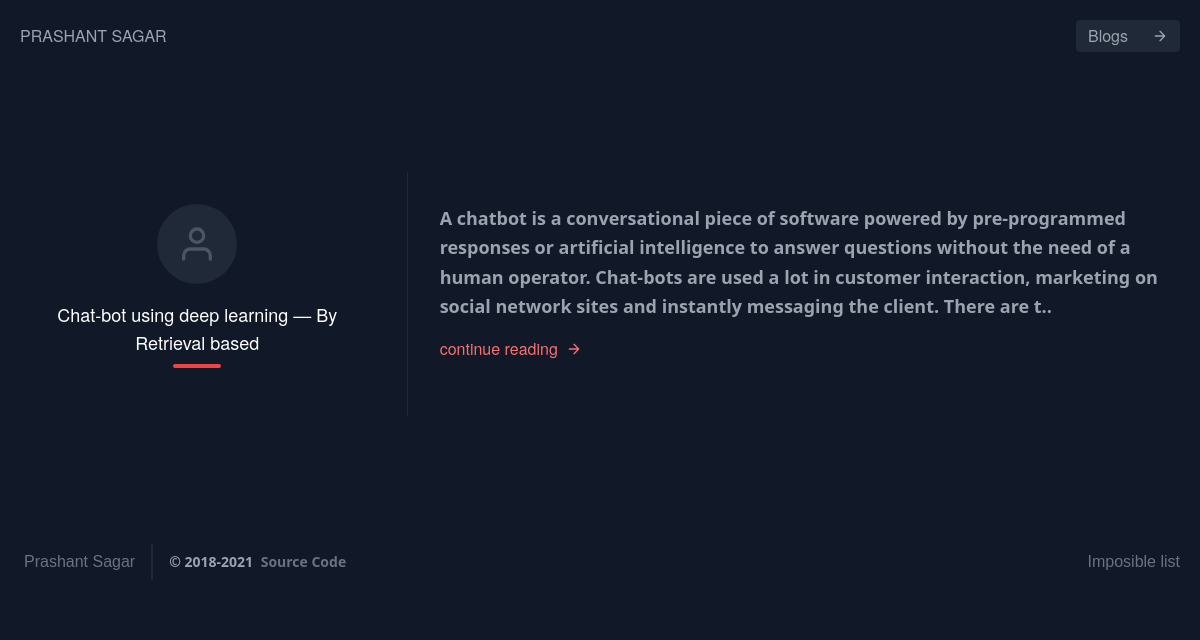
Screenshot of /blog/ with the database file from the repository.
### home/models.py (models this page shows, shortened)
class Blog(models.Model):
    blog_id = models.AutoField(primary_key=True)
    title = models.CharField(max_length=300)
    content = models.TextField(default=" ")
    short_desc = models.CharField(max_length=300,default="")
    timestamp = models.DateField(default=timezone.now)
    link = models.URLField(("Link"), max_length=1000,
        unique=False,
        blank=True)

### home/views.py (the view)
# urls.py: path('blog/', PostListView.as_view(), name ="blog"),
class PostListView(ListView):
    model = Blog
    template_name = "home/blog.html"
    context_object_name = 'blogs'
    ordering =['-timestamp']

### home/templates/home/blog.html
{% extends 'home/index.html' %} {% block title %} Blog {% endblock title %} {% block contactactive %} active {% endblock contactactive %}
{% block body %}
<section class="text-gray-400 bg-gray-900 body-font">
  {% for blog in blogs %}
  <div class="container px-5 py-24 mx-auto flex flex-col">
      <div class="flex flex-col sm:flex-row mt-1">
        <div class="sm:w-1/3 text-center sm:pr-8 sm:py-8">
          <div class="w-20 h-20 rounded-full inline-flex items-center justify-center bg-gray-800 text-gray-600">
            <svg fill="none" stroke="currentColor" stroke-linecap="round" stroke-linejoin="round" stroke-width="2" class="w-10 h-10" viewBox="0 0 24 24">
              <path d="M20 21v-2a4 4 0 00-4-4H8a4 4 0 00-4 4v2"></path>
              <circle cx="12" cy="7" r="4"></circle>
            </svg>
          </div>
          <div class="flex flex-col items-center text-center justify-center">
            <h2 class="font-medium title-font mt-4 text-white text-lg">{{blog.title}}</h2>
            <div class="w-12 h-1 bg-red-500 rounded mt-2 mb-4"></div>
          </div>
        </div>
        <div class="sm:w-2/3 sm:pl-8 sm:py-8 sm:border-l border-gray-800 sm:border-t-0 border-t mt-4 pt-4 sm:mt-0 text-center sm:text-left">
          <p class="leading-relaxed text-lg mb-4">{{blog.short_desc |slice:550 }}..</p>
          <a href="{% url 'prashant:post_detail' blog.pk %}" class="text-red-400 inline-flex items-center">continue reading
            <svg fill="none" stroke="currentColor" stroke-linecap="round" stroke-linejoin="round" stroke-width="2" class="w-4 h-4 ml-2" viewBox="0 0 24 24">
              <path d="M5 12h14M12 5l7 7-7 7"></path>
            </svg>
          </a>
        </div>
      </div>
    </div>
  </div> {% endfor %}
</section>
{% endblock body %}

### rows the page displays
Blog: title "Chat-bot using deep learning — By Retrieval based", short_desc "A chatbot is a conversational piece of software powered by pre-programmed responses or artificial intelligence to answer questions without the need of a human operator. Chat-bots are used a lot in customer interaction, marketing on social network sites and instantly messaging the client. There are t"
